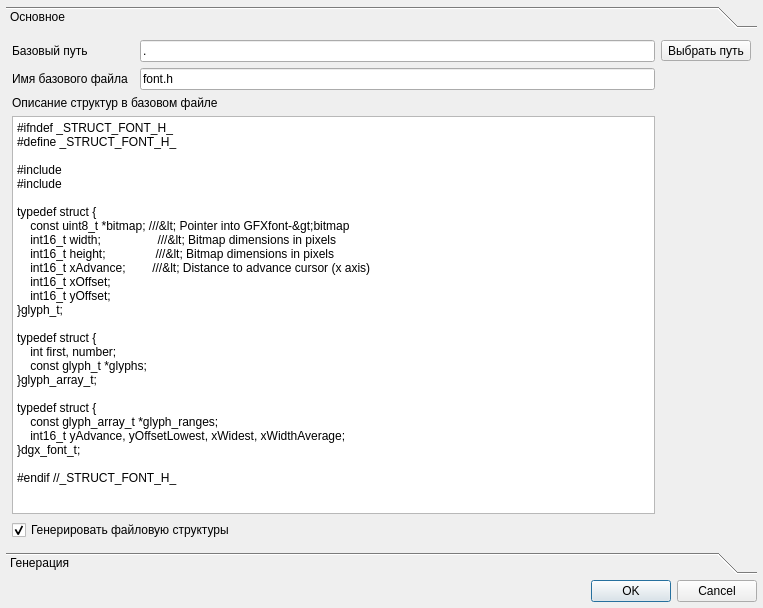
<?xml version="1.0" encoding="UTF-8"?>
<ui version="4.0">
 <class>Settings</class>
 <widget class="QDialog" name="Settings">
  <property name="geometry">
   <rect>
    <x>0</x>
    <y>0</y>
    <width>763</width>
    <height>608</height>
   </rect>
  </property>
  <property name="windowTitle">
   <string>Dialog</string>
  </property>
  <layout class="QGridLayout" name="gridLayout">
   <property name="leftMargin">
    <number>6</number>
   </property>
   <property name="topMargin">
    <number>6</number>
   </property>
   <property name="rightMargin">
    <number>6</number>
   </property>
   <property name="bottomMargin">
    <number>6</number>
   </property>
   <item row="1" column="0">
    <widget class="QDialogButtonBox" name="buttonBox">
     <property name="orientation">
      <enum>Qt::Horizontal</enum>
     </property>
     <property name="standardButtons">
      <set>QDialogButtonBox::Cancel|QDialogButtonBox::Ok</set>
     </property>
    </widget>
   </item>
   <item row="0" column="0">
    <widget class="QToolBox" name="toolBox">
     <property name="currentIndex">
      <number>0</number>
     </property>
     <widget class="QWidget" name="page_0">
      <property name="geometry">
       <rect>
        <x>0</x>
        <y>0</y>
        <width>751</width>
        <height>503</height>
       </rect>
      </property>
      <attribute name="label">
       <string>Основное</string>
      </attribute>
      <layout class="QGridLayout" name="gridLayout_2">
       <property name="leftMargin">
        <number>6</number>
       </property>
       <property name="topMargin">
        <number>6</number>
       </property>
       <property name="rightMargin">
        <number>6</number>
       </property>
       <property name="bottomMargin">
        <number>6</number>
       </property>
       <item row="0" column="2">
        <widget class="QLineEdit" name="edtPath">
         <property name="text">
          <string>.</string>
         </property>
        </widget>
       </item>
       <item row="1" column="2">
        <widget class="QLineEdit" name="edtFileName">
         <property name="text">
          <string>font.h</string>
         </property>
        </widget>
       </item>
       <item row="1" column="0">
        <widget class="QLabel" name="label_2">
         <property name="text">
          <string>Имя базового файла</string>
         </property>
        </widget>
       </item>
       <item row="0" column="0">
        <widget class="QLabel" name="label">
         <property name="text">
          <string>Базовый путь</string>
         </property>
        </widget>
       </item>
       <item row="4" column="0" colspan="3">
        <widget class="QLabel" name="label_3">
         <property name="text">
          <string>Описание структур в базовом файле</string>
         </property>
        </widget>
       </item>
       <item row="0" column="3">
        <widget class="QToolButton" name="btnSelectPath">
         <property name="text">
          <string>Выбрать путь</string>
         </property>
         <property name="icon">
          <iconset theme="fileopen"/>
         </property>
        </widget>
       </item>
       <item row="5" column="0" colspan="3">
        <widget class="QPlainTextEdit" name="edtFileBody">
         <property name="plainText">
          <string>#ifndef _STRUCT_FONT_H_
#define _STRUCT_FONT_H_

#include &lt;stdint.h&gt;
#include &lt;stddef.h&gt;

typedef struct {
    const uint8_t *bitmap; ///&lt; Pointer into GFXfont-&gt;bitmap
    int16_t width;                 ///&lt; Bitmap dimensions in pixels
    int16_t height;               ///&lt; Bitmap dimensions in pixels
    int16_t xAdvance;        ///&lt; Distance to advance cursor (x axis)
    int16_t xOffset;
    int16_t yOffset;
}glyph_t;

typedef struct {
    int first, number;
    const glyph_t *glyphs;
}glyph_array_t;

typedef struct {
    const glyph_array_t *glyph_ranges;
    int16_t yAdvance, yOffsetLowest, xWidest, xWidthAverage;
}dgx_font_t;

#endif //_STRUCT_FONT_H_</string>
         </property>
        </widget>
       </item>
       <item row="6" column="0" colspan="3">
        <widget class="QCheckBox" name="chkGenPathStruct">
         <property name="toolTip">
          <string>&lt;html&gt;&lt;head/&gt;&lt;body&gt;&lt;p&gt;Генерировать файловую структуру по текущему пути.&lt;/p&gt;
&lt;ul style=&quot;margin-top: 0px; margin-bottom: 0px; margin-left: 0px; margin-right: 0px; -qt-list-indent: 0;&quot;&gt;
&lt;li style=&quot; margin-top:6px; margin-bottom:0px; margin-left:15px; margin-right:5px; -qt-block-indent:0; text-indent:0px;&quot;&gt;/include &lt;/li&gt;
&lt;ul style=&quot;margin-top: 0px; margin-bottom: 0px; margin-left: 0px; margin-right: 0px; -qt-list-indent: 1;&quot;&gt;
&lt;li style=&quot; margin-top:6px; margin-bottom:0px; margin-left:0px; margin-right:5px; -qt-block-indent:0; text-indent:0px;&quot;&gt;/fonts &lt;/li&gt;
&lt;ul style=&quot;margin-top: 0px; margin-bottom: 0px; margin-left: 0px; margin-right: 0px; -qt-list-indent: 2;&quot;&gt;
&lt;li style=&quot; margin-top:0px; margin-bottom:0px; margin-left: 0px; margin-right:5px; -qt-block-indent:0; text-indent:0px;&quot;&gt;fontName.h (Заголовочный файл шрифта) &lt;/li&gt;&lt;/ul&gt;

&lt;li style=&quot; margin-top:0px; margin-bottom:0px; margin-left:15px; margin-right:5px; -qt-block-indent:0; text-indent:0px;&quot;&gt;font.h (Описание структуры шрифтов) &lt;/li&gt;&lt;/ul&gt;
&lt;li style=&quot; margin-top:6px; margin-bottom:0px; margin-left:15px; margin-right:5px; -qt-block-indent:0; text-indent:0px;&quot;&gt;/src &lt;/li&gt;&lt;/ul&gt;
&lt;ul style=&quot;margin-top: 0px; margin-bottom: 0px; margin-left: 0px; margin-right: 0px; -qt-list-indent: 1;&quot;&gt;
&lt;li style=&quot; margin-top:0px; margin-bottom:0px; margin-left:0px; margin-right:0px; -qt-block-indent:0; text-indent:0px;&quot;&gt;/fonts &lt;/li&gt;&lt;/ul&gt;&lt;ul style=&quot;margin-top: 0px; margin-bottom: 0px; margin-left: 0px; margin-right: 0px; -qt-list-indent: 2;&quot;&gt;
&lt;li style=&quot; margin-top:0px; margin-bottom:0px; margin-left:0px; margin-right:0px; -qt-block-indent:0; text-indent:0px;&quot;&gt;fontName.cpp (Файл с данными шрифта) &lt;/li&gt;&lt;/ul&gt;&lt;/body&gt;&lt;/html&gt;</string>
         </property>
         <property name="text">
          <string>Генерировать файловую структуры</string>
         </property>
         <property name="checked">
          <bool>true</bool>
         </property>
         <property name="tristate">
          <bool>true</bool>
         </property>
        </widget>
       </item>
      </layout>
     </widget>
     <widget class="QWidget" name="page_1">
      <property name="geometry">
       <rect>
        <x>0</x>
        <y>-4</y>
        <width>737</width>
        <height>512</height>
       </rect>
      </property>
      <property name="sizePolicy">
       <sizepolicy hsizetype="Preferred" vsizetype="MinimumExpanding">
        <horstretch>0</horstretch>
        <verstretch>0</verstretch>
       </sizepolicy>
      </property>
      <attribute name="label">
       <string>Генерация</string>
      </attribute>
      <layout class="QGridLayout" name="gridLayout_3">
       <item row="2" column="0">
        <widget class="QCheckBox" name="chkPointer">
         <property name="toolTip">
          <string>&lt;html&gt;&lt;head/&gt;&lt;body&gt;&lt;p&gt;Генерировать в массиве глифов указатель в массив байтов, вместо смещения для массива. &lt;/p&gt;&lt;/body&gt;&lt;/html&gt;</string>
         </property>
         <property name="text">
          <string>Генерировать указатель вместо индекса</string>
         </property>
         <property name="checkable">
          <bool>true</bool>
         </property>
         <property name="checked">
          <bool>true</bool>
         </property>
        </widget>
       </item>
       <item row="6" column="0">
        <widget class="QCheckBox" name="chkGenFunc">
         <property name="toolTip">
          <string>&lt;html&gt;&lt;head/&gt;&lt;body&gt;&lt;p&gt;Генерировать функцию, которая будет возвращать указатель на шрифт&lt;/p&gt;&lt;pre style=&quot; margin-top:12px; margin-bottom:12px; margin-left:0px; margin-right:0px; -qt-block-indent:0; text-indent:0px; &quot;&gt;&lt;span style=&quot; font-family:'monospace'; color:#808030;&quot;&gt;font_t*&lt;/span&gt;&lt;span style=&quot; font-family:'monospace'; color:#000000;&quot;&gt; TerminusTTFMedium12&lt;/span&gt;&lt;span style=&quot; font-family:'monospace'; color:#808030;&quot;&gt;()&lt;/span&gt;&lt;span style=&quot; font-family:'monospace'; color:#800080;&quot;&gt;{}&lt;/span&gt;&lt;span style=&quot; font-family:'monospace'; color:#000000;&quot;&gt;&lt;/span&gt;&lt;/pre&gt;&lt;p&gt;вместо объекта шрифта в заголовочном файле.&lt;/p&gt;&lt;pre style=&quot; margin-top:12px; margin-bottom:12px; margin-left:0px; margin-right:0px; -qt-block-indent:0; text-indent:0px;&quot;&gt;&lt;span style=&quot; font-family:'monospace'; font-weight:600; color:#800000;&quot;&gt;extern const&lt;/span&gt;&lt;span style=&quot; font-family:'monospace'; color:#000000;&quot;&gt; font_t TerminusTTFMedium12&lt;/span&gt;&lt;span style=&quot; font-family:'monospace'; color:#800080;&quot;&gt;;&lt;/span&gt;&lt;/pre&gt;&lt;&lt;br/&gt;&lt;p/&gt;&lt;/body&gt;&lt;/html&gt;</string>
         </property>
         <property name="text">
          <string>Генерировать функцию возврата указателя, вместо объекта.</string>
         </property>
         <property name="checkable">
          <bool>true</bool>
         </property>
         <property name="checked">
          <bool>false</bool>
         </property>
        </widget>
       </item>
       <item row="1" column="0">
        <widget class="QPlainTextEdit" name="edtPrefix">
         <property name="plainText">
          <string>#include &quot;font.h&quot;</string>
         </property>
        </widget>
       </item>
       <item row="0" column="0">
        <widget class="QLabel" name="label_4">
         <property name="text">
          <string>Префикс</string>
         </property>
        </widget>
       </item>
       <item row="9" column="0">
        <widget class="QPlainTextEdit" name="edtPostfix"/>
       </item>
       <item row="7" column="0">
        <widget class="QLabel" name="label_5">
         <property name="text">
          <string>Постфикс</string>
         </property>
        </widget>
       </item>
      </layout>
     </widget>
    </widget>
   </item>
  </layout>
 </widget>
 <resources/>
 <connections>
  <connection>
   <sender>buttonBox</sender>
   <signal>accepted()</signal>
   <receiver>Settings</receiver>
   <slot>accept()</slot>
   <hints>
    <hint type="sourcelabel">
     <x>248</x>
     <y>254</y>
    </hint>
    <hint type="destinationlabel">
     <x>157</x>
     <y>274</y>
    </hint>
   </hints>
  </connection>
  <connection>
   <sender>buttonBox</sender>
   <signal>rejected()</signal>
   <receiver>Settings</receiver>
   <slot>reject()</slot>
   <hints>
    <hint type="sourcelabel">
     <x>316</x>
     <y>260</y>
    </hint>
    <hint type="destinationlabel">
     <x>286</x>
     <y>274</y>
    </hint>
   </hints>
  </connection>
 </connections>
</ui>
